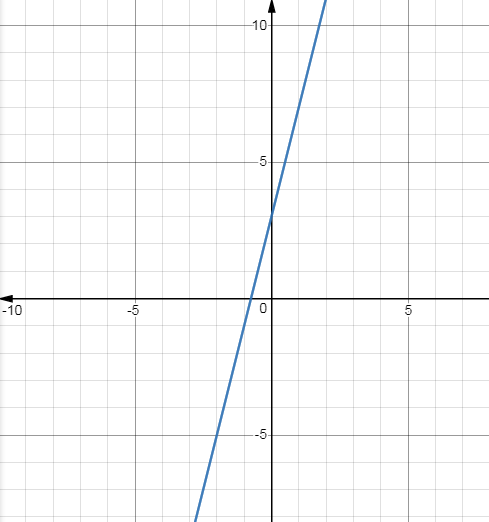
#> input picture Interium/5.PNG, 489 x 522 px, given in place of x2.png, which was not available
$ python EquationGenerator_3_4_final.py
#> lines starting #> are read from the running program, lines starting #| are printed output that depends on the picture; after the words box and inside, x2 and y2 are one past the last pixel; in counts of white or black regions, pixels touching at a corner belong together; pictures that were not available may be replaced by others from this repository, and a replacement may not be noted
"""
@file hough_lines.py
@brief This program demonstrates line finding with the Hough transform
"""
import sys
import math
import cv2 as cv
import numpy as np
import pytesseract
from PIL import Image
from math import modf
import re

filename = None
result = ""
linesP = cv.HoughLinesP(None, 1, np.pi / 180, 25, None, 10, 10)
numberOf_Horizontal = numberOf_Vertical = numberOf_Graph = rows = reduce = 0
maxlength_X = maxlength_Y = maxlength_Graph = 0
X_axis_cordinate = Y_axis_cordinate = graph_cordinate = -1
arr = None             # 0-x1 1-Y1 2-x2 3-y2
X_arr = Y_arr = None   # 0-a  1-length 2-arrIndex
graphs_arr = None      # 0-m  1-C 2-length 3-arrIndex
cdstP = cdstP2 = allLines = textCoordinate = cdstP_Linear = MofologyImg_2 = None
noOfLines = numberOfCharactor = 0
width = height = 0
origin_X = origin_Y = intersection_Xaxis_X = intersection_Xaxis_Y = intersection_Yaxis_X = intersection_Yaxis_Y = numberOfDigitValue = 0
real_intersection_Xaxis_X = real_intersection_Yaxis_Y = 0
pixcelForTicMark_Y = pixcelForTicMark_X = 0
N = 4 # arr (x,y) (x,y)
numberOf_Xaxis = numberOf_Yaxis = None # 0 - number 1 - coordinate
graphCrossOrigin = False
ratio_Y_Axis_Value = ratio_X_Axis_Value = 1
found_X = found_Y = False
src = src2 = MofologyImg = graphType = srcTemplate = temSrc = cdstP_X_Y = resized_img = None
tem_y_arr =  tem_x_arr =  tem_Matching_Coordinates  = None
xIndex = yIndex = 0 # for Identify X, Y using template maching
numberOf_Yaxis =  numberOf_Xaxis  = xy_arr =  None

# [2651 lines left out: functions getEqationByUsingCoordinate, displayAlllines, storeLineCoordinate, separateX_Y_Graph, checkGraph, getQuadraticGraphCoodinates and 25 more, not called in this run]

def main(argv):

    global cdstP, src2, cdstP2, cdstP_X_Y, cdstP_Linear, allLines, linesP, arr, X_arr, Y_arr, graphs_arr, noOfLines, origin_X, origin_Y, height, width, filename, src, srcTemplate, resized_img

    # Loads an image
    default_file = 'x2.png'
    filename = argv[0] if len(argv) > 0 else default_file

    # Convert to gray Scale
    # src = cv.imread(cv.samples.findFile(filename), cv.IMREAD_GRAYSCALE)
    img = cv.imread(cv.samples.findFile(filename))
#> img is the input picture: shape (522, 489, 3); mean B, G, R 250, 249.7, 249.4

    if img is None :
        print(" Cannot Solve this graph")
        return

    i_height = np.size(img, 0)
#> i_height = 522
    i_width = np.size(img, 1)
#> i_width = 489
    resized_img = None
    print (" Width :" + str(i_width) + " height " + str(i_height))
#|  Width :489 height 522

    if(i_height <= 350 and i_width <= 350):
        print(" Resized 1 ")
        r_width = int(350)
        r_height = int(350)
        dim = (r_width, r_height)
        resized_img = cv.resize(img, dim, interpolation = cv.INTER_AREA)
    elif (i_height <= 650 and i_width <= 900):
        resized_img = img
    else:
        # resize imagex
        print("   Resized //////////////////////////////////////////////////")
        r_width = int(600)
        r_height = int(550)
        dim = (r_width, r_height)
        resized_img = cv.resize(img, dim, interpolation = cv.INTER_AREA)

    src = cv.cvtColor(resized_img, cv.COLOR_BGR2GRAY)

    # Check if image is loaded fine or not
    if src is None:
        print ('Error opening image!')
        print ('Usage: hough_lines.py [image_name -- default ' + default_file + '] \n')
        return -1

    src2 = np.copy(src)
    resized = np.copy(src)

    height = np.size(resized, 0)
#> height = 522
    width = np.size(resized, 1)
#> width = 489
    # print("Image width : " + str(width))
    # print("Image height : " + str(height))

    # Edge detection
    #dst = cv.Canny(src, 20, 200, None, 3)
    dst = cv.Canny(resized, 20, 200, None, 3)
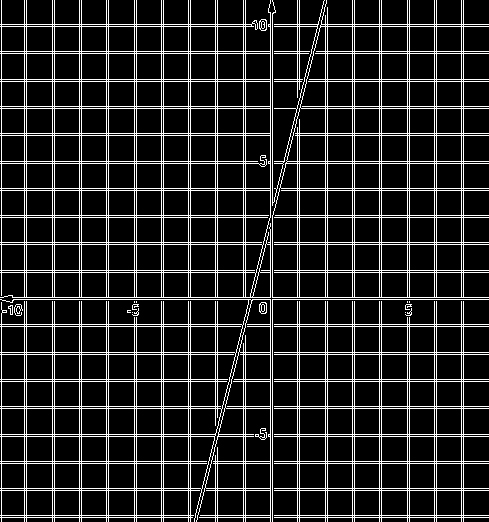
#> dst: shape (522, 489); 14.2% white in thin lines or dots

    cv.imshow("Check Canny", dst)
    # Copy edges to the images that will display the results in BGR
    cdst = cv.cvtColor(dst, cv.COLOR_GRAY2BGR)
#> cdst: shape (522, 489, 3); 14.2% white in thin lines or dots

    temSrc = np.copy(src)
    cdstP = np.copy(cdst)
    cdstP_X_Y = np.copy(cdst)
    allLines = np.copy(cdst)
    cdstP2 = np.copy(cdst)
    cdstP_Linear = np.copy(cdst)
    srcTemplate = np.copy(cdst)

    # Get Text
    global result
    result = pytesseract.image_to_string(resized_img)
    print(" Numbers Identify Using OCR  " + str(result))

    if result:
        # Generate Eqation Using Given Coodinates
        getEqationByUsingCoordinate()

        # store value cordinate
        getTextCoordinate()
        # [8 lines of commented-out code are left out]
    linesP = cv.HoughLinesP(dst, 1, np.pi / 180, 25, None, 1, 15)


    if linesP is not None: # Check there are lines

        noOfLines = len(linesP)

        # 1 store value cordinate
        if result != "":
            getTextCoordinate()

        # 2  Draw the lines
        displayAlllines()


        # 3  add mofology
        addMofologyToImage()


        # 4 Store Lines Coordinate
        storeLineCoordinate()

        # 5 Separate X axis Y axis and Graphs
        separateX_Y_Graph()


        templateMatching()


        # 6 x axis
        check_X = indentify_X_Axis_UsingValues()
        print(" Have we fond x axis using text : " + str(check_X))

        # Identify X Axis Considering lenth If X Axis not found using text
        if(check_X != True):
            check_X_usingTemplateMatching = identify_XAxis_UsingTempalte_Matching()
            print(" Identify X Axis Template ---------->" + str(check_X_usingTemplateMatching))
            if(check_X_usingTemplateMatching != True):
                draw_X_Axis()

        # draw X axis
        #### print ("X  axis -------------->("+str(arr[X_axis_cordinate][0])+","+str(arr[X_axis_cordinate][1])+")       ("+str(arr[X_axis_cordinate][2])+","+str(arr[X_axis_cordinate][3])+")")
        cv.line(cdstP, (arr[X_axis_cordinate][0], arr[X_axis_cordinate][1]), (arr[X_axis_cordinate][2], arr[X_axis_cordinate][3]), (50,0,255), 2, cv.LINE_AA)
        cv.line(MofologyImg_2, (arr[X_axis_cordinate][0], arr[X_axis_cordinate][1]), (arr[X_axis_cordinate][2], arr[X_axis_cordinate][3]), (50,0,255), 2, cv.LINE_AA)
        cv.line(cdstP_X_Y, (arr[X_axis_cordinate][0], arr[X_axis_cordinate][1]), (arr[X_axis_cordinate][2], arr[X_axis_cordinate][3]), (50,0,255), 2, cv.LINE_AA)

        # 7 y axis
        check_Y = indentify_Y_UsingValues()
        print(" Have we fond Y axis using text : " + str(check_Y))

        if(check_Y != True):
            check_Y_usingTemplateMatching = identify_Y_AXis_UsingTempalte_Matching()
            print(" Identify Y Axis Template ---------->" + str(check_Y_usingTemplateMatching))
            if (check_Y_usingTemplateMatching != True):
                # print (" Testing..........................")
                draw_Y_Axis()
        cv.line(cdstP, (arr[Y_axis_cordinate][0], arr[Y_axis_cordinate][1]), (arr[Y_axis_cordinate][2], arr[Y_axis_cordinate][3]), (255,128,0), 2, cv.LINE_AA)
        cv.line(MofologyImg_2, (arr[Y_axis_cordinate][0], arr[Y_axis_cordinate][1]), (arr[Y_axis_cordinate][2], arr[Y_axis_cordinate][3]), (255,128,0), 2, cv.LINE_AA)
        cv.line(cdstP_X_Y, (arr[Y_axis_cordinate][0], arr[Y_axis_cordinate][1]), (arr[Y_axis_cordinate][2], arr[Y_axis_cordinate][3]), (255,128,0), 2, cv.LINE_AA)
        #### print ("Y  axis -------------->("+str(arr[Y_axis_cordinate][0])+","+str(arr[Y_axis_cordinate][1])+")       ("+str(arr[Y_axis_cordinate][2])+","+str(arr[Y_axis_cordinate][3])+")")

        # 8 identify origin
        origin()

        # 9 identify X axis Ticmarks
        if (pixcelForTicMark_X == 0 ):
            identifyTicMarks_X_Axis()

        # 10 identify Y axis Ticmarks
        if (pixcelForTicMark_Y == 0):
            identifyTicMarks_Y_Axis()

        # 11 draw tic mark of Y axis
        draw_TicMark_Y_Axis()

        # 12 draw tic mark of X axis
        draw_TicMark_X_Axis()

        # 13 Check graph is quadratic or Linear
        checkGraph()

        # templateMatching()

        # get the ratio between x and Y axis Values
        if numberOfCharactor > 0:
            identifyNumbersRelated_X_Y_Axis()

        seperateTemplateTo_X_Y_Axis()
        if ratio_X_Axis_Value == 1 :
            # print (" Check 555555555555555555555")
            identify_X_Axis_Ratio()

        if ratio_Y_Axis_Value == 1 :
            identify_Y_Axis_Ratio()

        print (" Origin Y " + str(origin_Y))
        print(" Ratio Of Number on X Axis = "+str(ratio_X_Axis_Value))
        print(" Ratio Of Number on Y Axis = "+str(ratio_Y_Axis_Value))
        print(" number of pixcles  on X axis " + str(pixcelForTicMark_X))
        print(" number of pixcles  on Y axis " + str(pixcelForTicMark_Y))


        # if graph is a Linear Graph
        if ( graphType == "linear"):
            # Graph
            draw_Graph()
            # identify X and Y axis intersection point
            identifyIntersection()
            # get real coordinates of y axis and X intersection point without OCR
            if ( pixcelForTicMark_Y !=0 and pixcelForTicMark_X != 0) :
                # getRealCoordianatesWithoutOCR()
                # # generate equation using Image processing without OCR
                # equationIP()
                generateEquationLinearGraph()

        # if graph is a Quadratic Graph
        elif ((graphType == "Quadratic") and (pixcelForTicMark_Y !=0) and (pixcelForTicMark_X != 0)):
            getQuadraticGraphCoodinates()


    # cv.imshow("Source", src)
    cv.imshow("Source Template", srcTemplate)
    cv.imshow("Source", src2)
    cv.imshow("Source Template", temSrc)
    cv.imshow("X Y Axis", cdstP_X_Y)
    if ( graphType == "linear"):
        cv.imshow("Probabilistic Line Transform", cdstP)
        cv.imshow("Linear graph", cdstP_Linear)
        cv.imshow("Mofology ", MofologyImg_2)
    elif (graphType == "Quadratic"):
        cv.imshow("Mofology ", MofologyImg_2)
        cv.imshow("Min Max", cdstP2)
        cv.imshow("Probabilistic Line Transform", cdstP)
        cv.imshow("Edge Detection", cdstP_Linear)
    cv.imshow("Detected All Lines" , allLines )
    cv.imshow("Source", src)
    cv.waitKey()
    return 0

    # [8 lines of commented-out code are left out]

if __name__ == "__main__":
    main(sys.argv[1:])
#> (the call stopped at in main, `result = pytesseract.image_to_string(resized_img)`: pytesseract is not available in this run)

$ run again, on Interium/Capture1.PNG
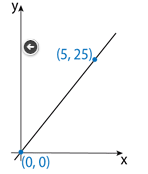
#> input picture Interium/Capture1.PNG, 148 x 174 px
#> in main, img is the input picture: shape (174, 148, 3); mean B, G, R 249.3, 248.5, 247.6
#> i_height = 174
#> i_width = 148
#|  Width :148 height 174
#> in main, `resized_img = cv.resize(img, dim, interpolation = cv.INTER_AREA)`:
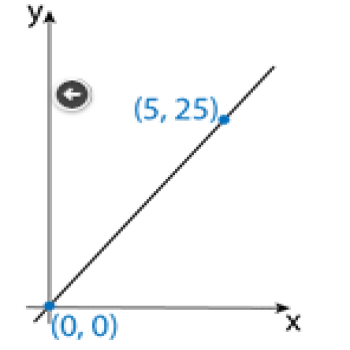
#> resized_img: shape (350, 350, 3); mean B, G, R 249.3, 248.5, 247.6
#> height = 350
#> in main, `dst = cv.Canny(resized, 20, 200, None, 3)`:
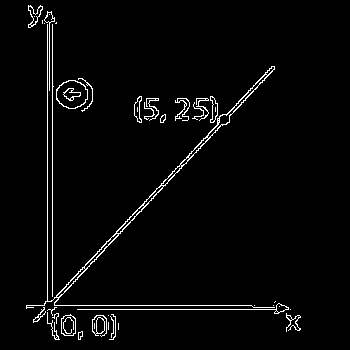
#> dst: shape (350, 350); 2.8% white in thin lines or dots, all inside (x1, y1, x2, y2) = (26, 5, 301, 340)

$ run again, on Interium/Capture2.PNG
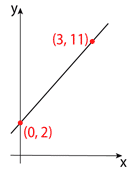
#> input picture Interium/Capture2.PNG, 136 x 182 px
#> in main, img is the input picture: shape (182, 136, 3); mean B, G, R 248.9, 248.8, 251
#> i_height = 182
#> i_width = 136
#|  Width :136 height 182
#> in main, `resized_img = cv.resize(img, dim, interpolation = cv.INTER_AREA)`:
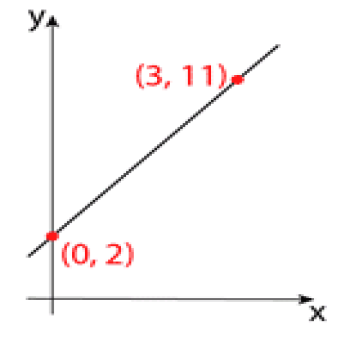
#> resized_img: shape (350, 350, 3); mean B, G, R 248.9, 248.8, 251
#> height = 350
#> in main, `dst = cv.Canny(resized, 20, 200, None, 3)`:
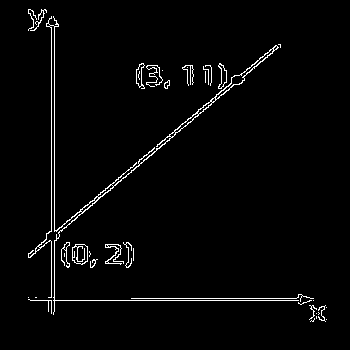
#> dst: shape (350, 350); 2.4% white in thin lines or dots, all inside (x1, y1, x2, y2) = (28, 9, 327, 322)
